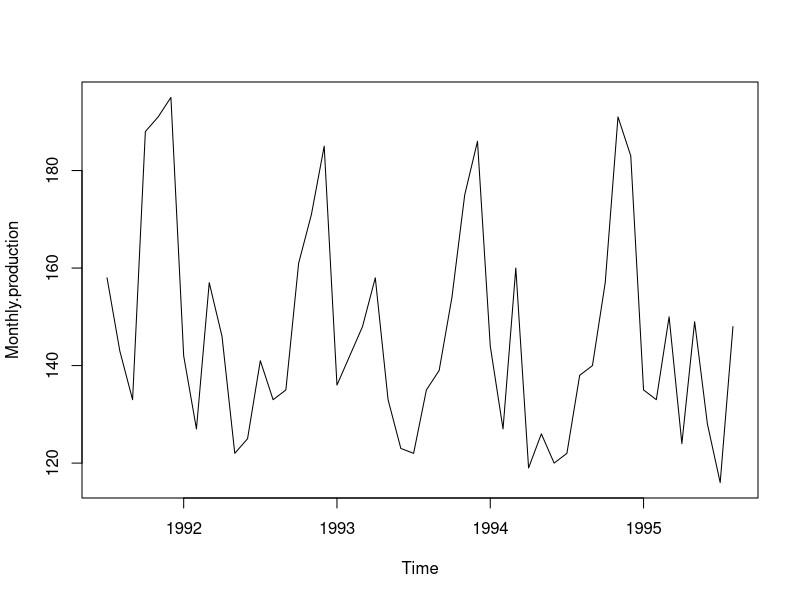
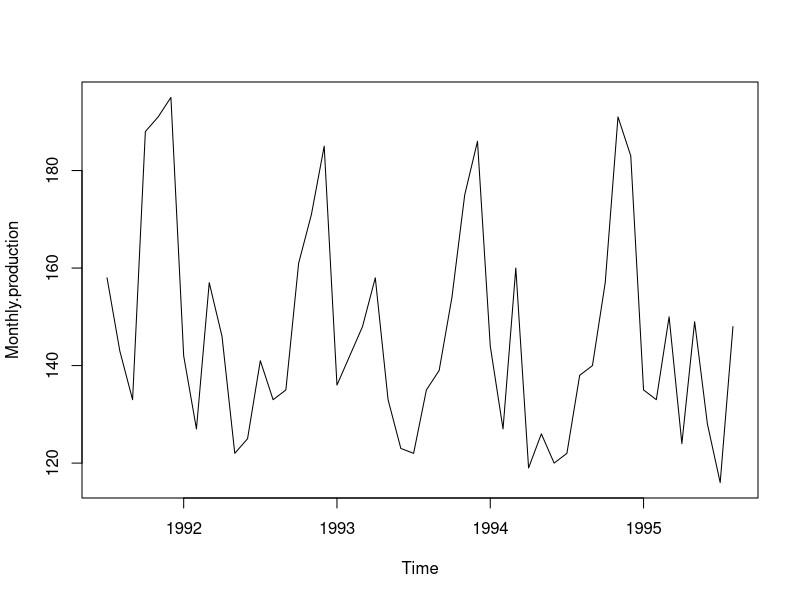
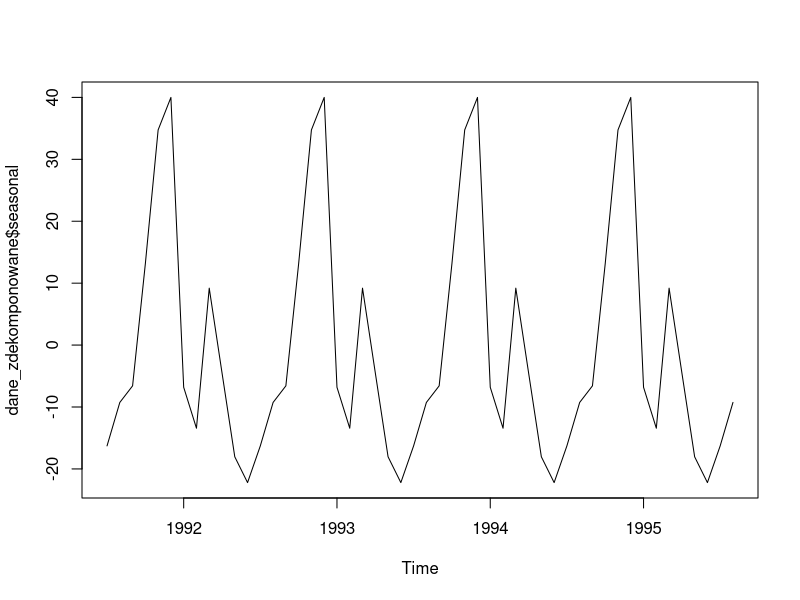
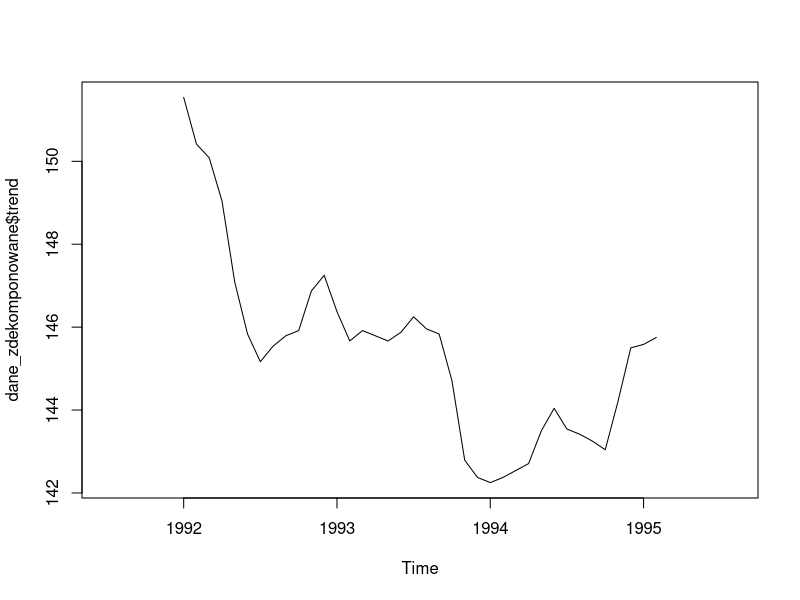
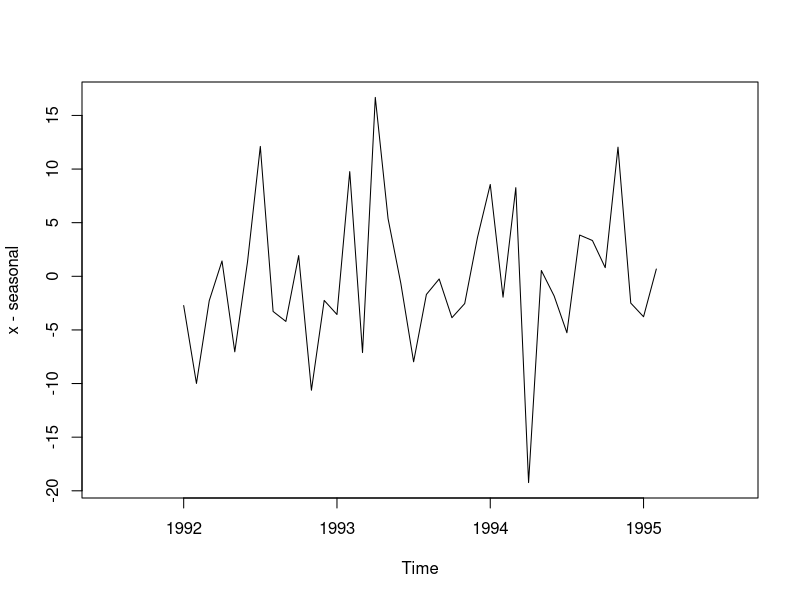
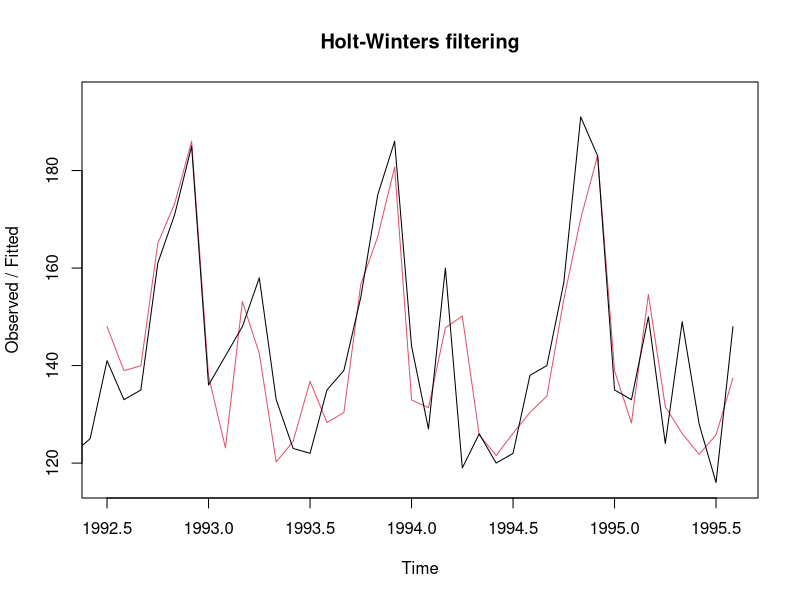
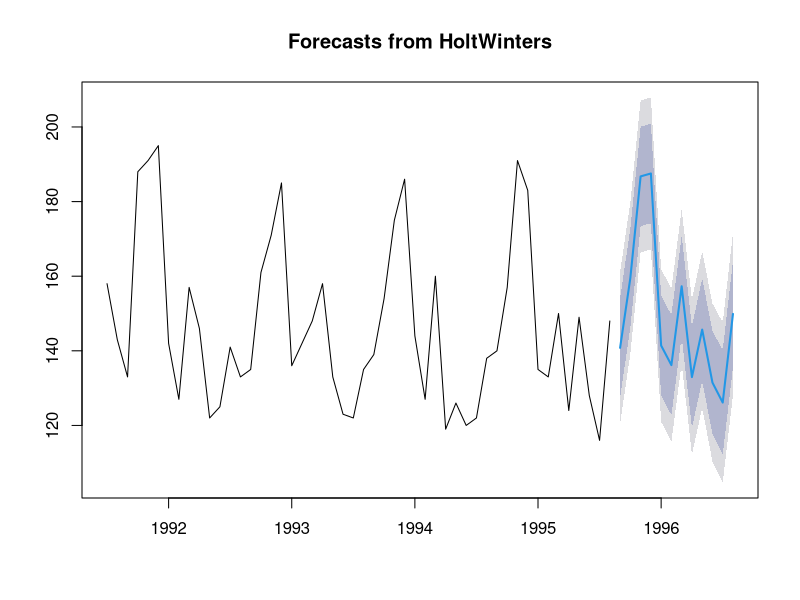
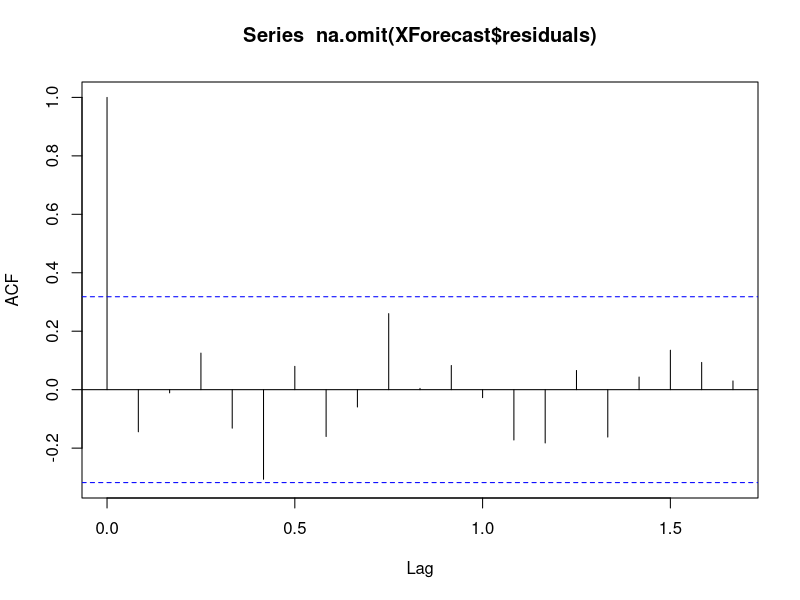

The R source for these figures, in order:
## ---- chunk 1
library(readxl)
dane_pierwotne <-read_excel("../data/dane.xlsx",col_types = c("text", "numeric"))
head(dane_pierwotne)
library(forecast)
library(tseries)
library(fBasics)
library(timeSeries)
library(lmtest)
library(TTR)
## ---- chunk 2
dane <- data.frame(dane_pierwotne)
X <- ts(dane[2], start = c(1991,7),frequency = 12)
plot.ts(X)
## ---- chunk 3
stationarity_test <-adf.test(X,alternative = "stationary",k = 2)
ifelse(stationarity_test$p.value<0.05,"Szereg jest stacjonarny","Szereg jest niestacjonarny")

explosive_test <-adf.test(X,alternative = "explosive",k = 2)
ifelse(explosive_test$p.value<0.05,"Szereg jest eksplozywny","Szereg jest nieeksplozywny")
## ---- chunk 4
#testujemy trend
trend_test <- kpss.test(X,null="Trend",lshort = TRUE)
ifelse(trend_test$p.value<0.05,"Szereg ma trend","Szereg nie ma trendu")
## ---- chunk 5
basic_stats<-basicStats(X,ci=0.95)
basic_stats
## ---- chunk 6
plot(X)
## ---- chunk 7
dane_zdekomponowane <- decompose(X,type="additive",filter = NULL)
## ---- chunk 8
plot(dane_zdekomponowane$seasonal)
## ---- chunk 9
plot(dane_zdekomponowane$trend)
## ---- chunk 10
plot(dane_zdekomponowane$random)
## ---- chunk 11
X2 <- HoltWinters(X,seasonal = "additive")
plot(X2)
## ---- chunk 12
XForecast <- forecast(X2,h=12)
plot(XForecast)
## ---- chunk 13
acf(na.omit(XForecast$residuals), lag.max=20)

box_test<-Box.test(XForecast$residuals, lag=20, type="Ljung-Box")
ifelse(box_test$p.value<0.05,"Występuje istotna autokorelacja w błędch prognozy","Zerowa autokorelacja w błędach prognozy")
